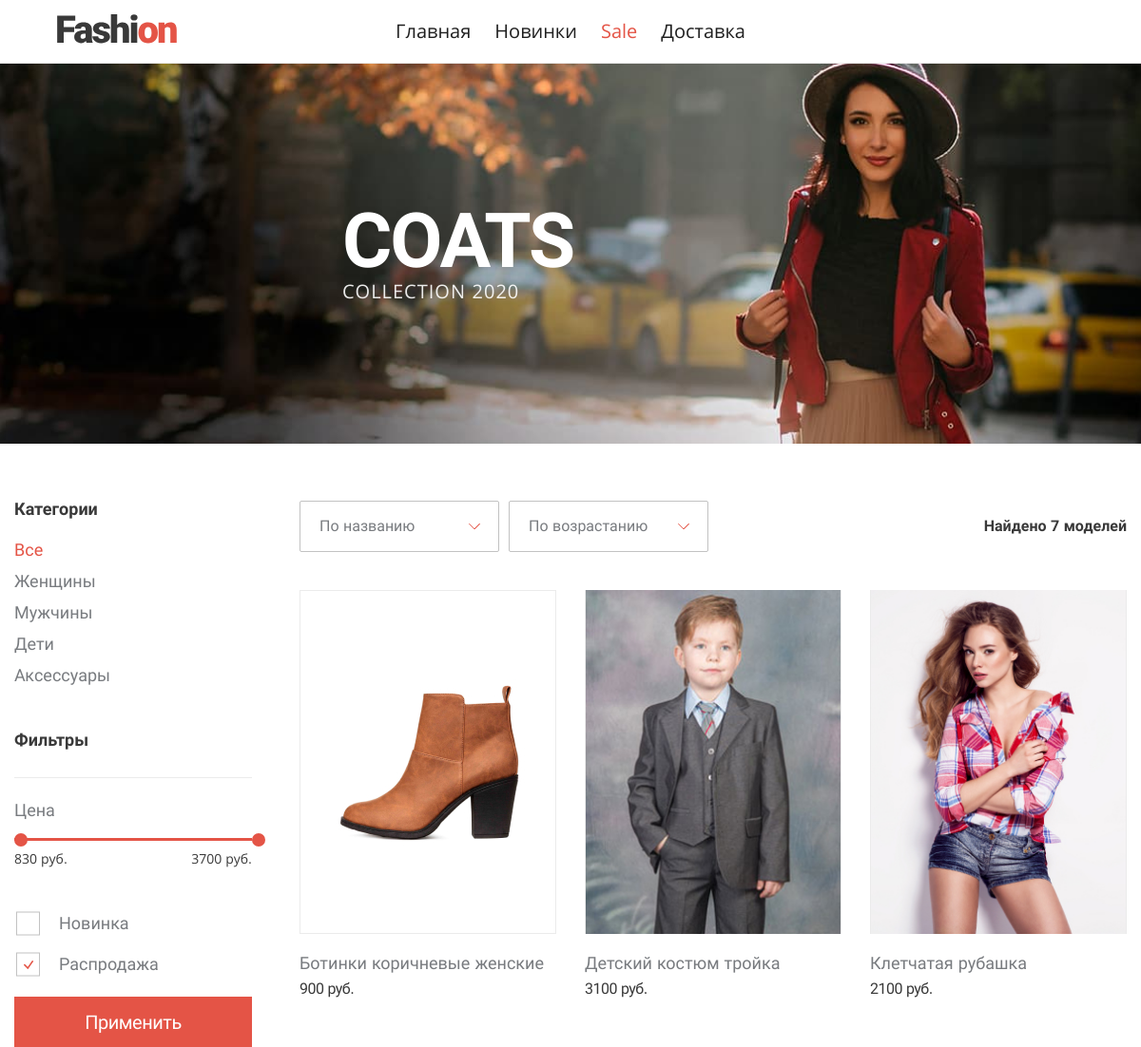
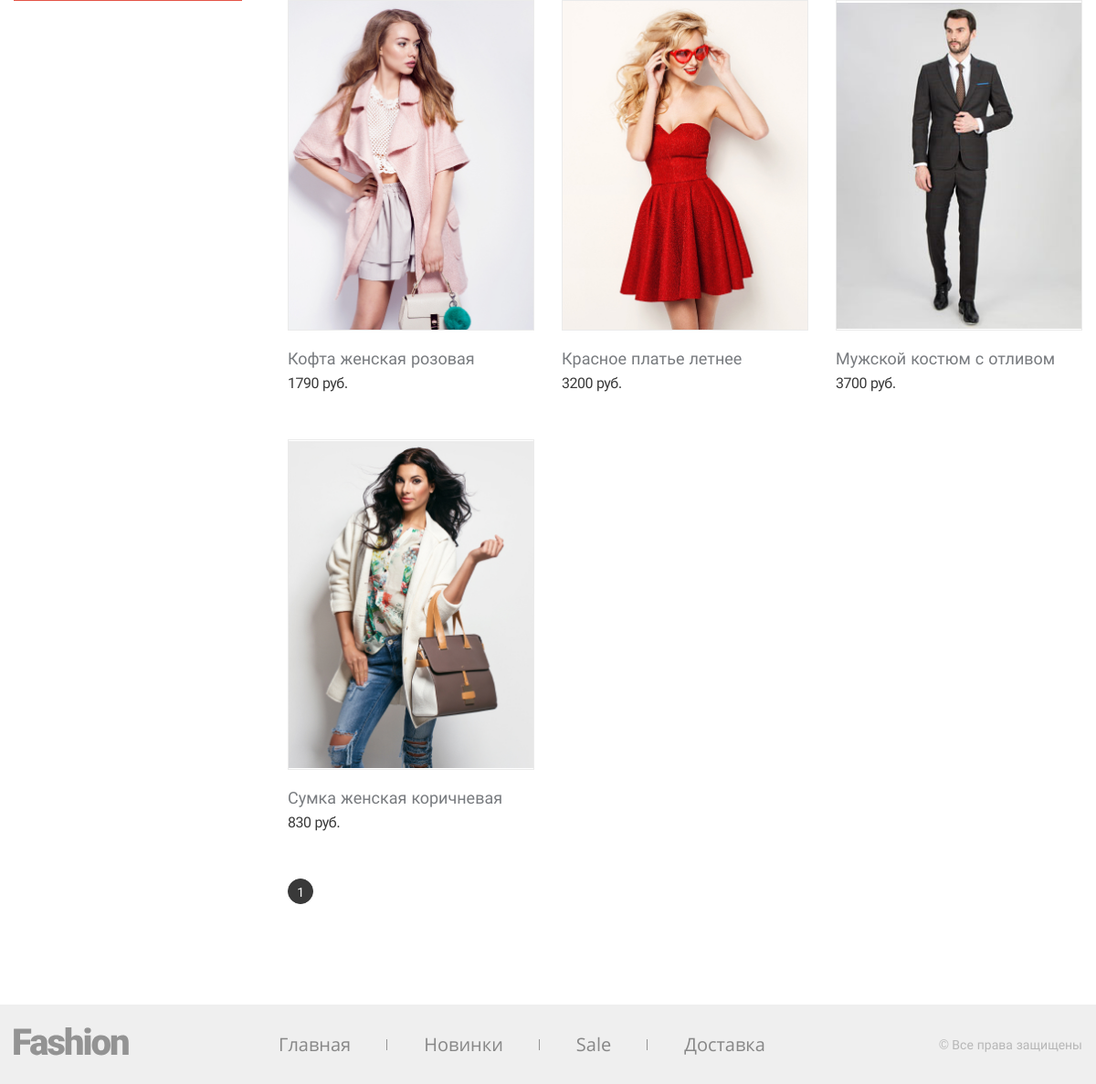
The app's page /?sale=on with its own data (2 pictures, top to bottom).
### tables this page shows
CREATE TABLE `categories` (
  `category_id` int(10) UNSIGNED NOT NULL,
  `title` varchar(256) NOT NULL,
  `slug` varchar(256) NOT NULL
);

CREATE TABLE `products` (
  `product_id` int(10) UNSIGNED NOT NULL,
  `image` varchar(64) NOT NULL,
  `title` varchar(256) NOT NULL,
  `price` int(11) NOT NULL,
  `sale` tinyint(1) NOT NULL DEFAULT 0,
  `new` tinyint(1) NOT NULL DEFAULT 0
);

### core/render.php (called while the page is built, shortened)
<?php
function render(string $path, array $vars = []) : string
{
    $systemTemplateRenererIntoFullPath = $_SERVER['DOCUMENT_ROOT'] . "/views/{$path}.php";
    extract($vars);
    include $systemTemplateRenererIntoFullPath;
    return ob_get_clean();
}

### bootstrap.php (called while the page is built)
<?php
include_once $_SERVER['DOCUMENT_ROOT'] . '/core/bd.php';
include_once $_SERVER['DOCUMENT_ROOT'] . '/core/render.php';
include_once $_SERVER['DOCUMENT_ROOT'] . '/core/router.php';

### index.php (called while the page is built, shortened)
<?php
include_once $_SERVER['DOCUMENT_ROOT'] . '/bootstrap.php';

### core/bd.php (called while the page is built, shortened)
<?php
function dbInstance() : PDO
{
    static $db;
    if ($db === null) {
        $db = new PDO (
            sprintf('mysql:host=%s; dbname=%s', DB_HOST, DB_NAME),
            DB_USER,
            DB_PASSWORD,
            [PDO::ATTR_DEFAULT_FETCH_MODE => PDO::FETCH_ASSOC]
        );
        $db->exec('SET NAMES UTF8');
    }
    return $db;
}
function dbQuery(string $sql, array $params = []) : PDOStatement
{
    $db = dbInstance();
    $query = $db->prepare($sql);
    $query->execute($params);
    return $query;
}
function dbCheckError(PDOStatement $query) : bool
{
    $errInfo = $query->errorInfo();
    return true;
}

### models/categories.php (called while the page is built)
<?php
function getAllCategories() : array
{
    $sql = 'SELECT * FROM categories';
    $query = dbQuery($sql);
    return $query->fetchAll() ?? [];
}

### models/products.php (called while the page is built, shortened)
<?php
function prepareFiltersVariable(array $filters) : array
{
    return [
        'sale' => isset($filters['sale']),
        'new' => isset($filters['new']),
        'sort' => isset($filters['sort']) && $filters['sort'] == 'price' ? 'price' : 'title',
        'order' => isset($filters['order']) && $filters['order'] == 'desc' ? SORT_DESC : SORT_ASC,
        'minPrice' => isset($filters['min_price']) ? (int) $filters['min_price'] : 0,
        'maxPrice' => isset($filters['max_price']) ? (int) $filters['max_price'] : PHP_INT_MAX,
    ];
}
function getFilteredProducts($request = []) : array
{
    $result = [
        'count' => 0,
        'currentPage' => $request['page'],
        'category' => $request['category'],
        'minPrice' => 0,
        'maxPrice' => 0,
        'items' => [],
    ];
    $params = [];
    $sql = 'SELECT *, products.title AS title FROM products';
    if ($request['category'] !== 'all') {
        $sql .= ' LEFT JOIN product_category ON products.product_id = product_category.product_id
            LEFT JOIN categories ON categories.category_id = product_category.category_id
            WHERE categories.slug = :slug';
        $params['slug'] = $request['category'];
    } else {
        $sql .= ' WHERE true';
    }
    $sql .= isset($request['filters']['new']) && $request['filters']['new'] ? " AND new = 1" : '';
    $sql .= isset($request['filters']['sale']) && $request['filters']['sale'] ? " AND sale = 1" : '';
    $result['maxPrice'] = getMaxPrice($sql, $params);
    $result['minPrice'] = getMinPrice($sql, $params);
    if (isset($request['filters']['minPrice']) && isset($request['filters']['maxPrice'])) {
        $sql .= ' AND (price >= :minPrice AND price <= :maxPrice)';
        $params['minPrice'] = $request['filters']['minPrice'];
        $params['maxPrice'] = $request['filters']['maxPrice'];
    }
    $result['count'] = getProductsCount($sql, $params);
    if (isset($request['filters']['sort'])) {
        $sql .= $request['filters']['sort'] == 'title' ? ' ORDER BY products.title' : ' ORDER BY price';
        $sql .= $request['filters']['order'] == SORT_ASC ? ' ASC' : ' DESC';
    }
    $firstLimit = ($request['page'] - 1) * PRODUCTS_ON_PAGE;
    $sql .= " LIMIT {$firstLimit}, " . PRODUCTS_ON_PAGE;
    $query = dbQuery($sql, $params);
    $result['items'] = $query->fetchAll() ?? [];
    return $result;
}
function getMaxPrice(string $sql, $params = []) : int
{
    $sql = str_replace(
        'SELECT *, products.title AS title',
        'SELECT MAX(price) AS max',
        $sql
    );
    $query = dbQuery($sql, $params);
    return $query->fetch()['max'] ?? 0;
}
function getMinPrice(string $sql, $params = []) : int
{
    $sql = str_replace(
        'SELECT *, products.title AS title',
        'SELECT MIN(price) AS min',
        $sql
    );
    $query = dbQuery($sql, $params);
    return $query->fetch()['min'] ?? 0;
}
function getProductsCount(string $sql, $params = []) : int
{
    $sql = str_replace(
        'SELECT *, products.title AS title',
        'SELECT COUNT(*) AS count',
        $sql
    );
    $query = dbQuery($sql, $params);
    return $query->fetch()['count'];
}

### core/helpers.php (called while the page is built, shortened)
<?php
function correctNumberName(int $num, string $first, string $second, string $third) : string
{
    if ($num % 10 == 1 && ($num % 100 != 11)) {
        return $first;
    } else if (
                ($num % 10 >= 2 && $num % 10 < 5) &&
                !($num % 100 >= 12 && $num % 100 < 15)
            ) {
        return $second;
    } else {
        return $third;
    }
}

### views/v_catalog.php (the view, shortened to what this page needs)
<?php include_once $_SERVER['DOCUMENT_ROOT'] . '/core/helpers.php'; ?>
<main class="shop-page">
  <header class="intro">
    <div class="intro__wrapper">
      <h1 class=" intro__title">COATS</h1>
      <p class="intro__info">Collection 2020</p>
    </div>
  </header>
  <section class="shop container">
    <?= $filters ?>
    <div class="shop__wrapper">
      <section class="shop__sorting">
        <div class="shop__sorting-item custom-form__select-wrapper">
          <select class="custom-form__select" name="sort">
            <option value="title"
              <?= isset($request['filters']) && $request['filters']['sort'] == 'title' ? 'selected' : '' ?>>
              По названию
            </option>
          </select>
        </div>
        <div class="shop__sorting-item custom-form__select-wrapper">
          <select class="custom-form__select" name="order">
            <option value="asc"
              <?= isset($request['filters']) && $request['filters']['order'] == SORT_ASC ? 'selected' : '' ?>>
              По возрастанию
            </option>
          </select>
        </div>
        <p class="shop__sorting-res">Найдено
          <span class="res-sort"><?= $products['count'] ?></span>
          <?= correctNumberName($products['count'], 'модель', 'модели', 'моделей') ?>
        </p>
      </section>
      <section class="shop__list">
        <?php foreach ($products['items'] as $product) : ?>
          <article class="shop__item product" tabindex="0" data-id=<?= $product['product_id']; ?>>
            <div class="product__image">
              <img src="<?= IMGS_STORAGE . $product['image'] ?>" alt="<?= $product['title'] ?>">
            </div>
            <p class="product__name" style="max-width: 260px; "><?= $product['title'] ?></p>
            <span class="product__price"><?= $product['price'] ?> руб.</span>
          </article>
        <?php endforeach; ?>
      </section>
      <?= $pagination ?>
    </div>
  </section>
</main>

### views/parts/v_filters.php (shortened to what this page needs)
<section class="shop__filter filter">
  <form method="GET" action="<?= "/catalog/{$currentCategorySlug}/" ?>">
  <div class="filter__wrapper">
    <b class="filter__title">Категории</b>
    <ul class="filter__list">
      <li>
        <a class="filter__list-item
          <?= $currentCategorySlug == 'all' ? 'active' : '' ?>"
          href="/catalog/all/">Все</a>
      </li>
      <?php foreach ($categories as $cat) : ?>
        <li>
          <a class="filter__list-item
            <?= $currentCategorySlug == $cat['slug'] ? 'active' : '' ?>"
            href="/catalog/<?= $cat['slug'] ?>/">
            <?= $cat['title'] ?>
          </a>
        </li>
      <?php endforeach; ?>
    </ul>
  </div>
    <div class="filter__wrapper">
      <b class="filter__title">Фильтры</b>
      <div class="filter__range range">
        <span class="range__info">Цена</span>
        <div class="range__line" aria-label="Range Line"></div>
        <div class="range__res">
          <span class="range__res-item min-price" data-price="<?= $products['minPrice'] ?>">
            <?= $request['filters']['minPrice'] ?? $products['minPrice'] ?> руб.
          </span>
          <span class="range__res-item max-price" data-price="<?= $products['maxPrice'] ?>">
            <?= $request['filters']['maxPrice'] ?? $products['maxPrice'] ?> руб.
          </span>
        </div>
      </div>
    </div>
    <fieldset class="custom-form__group">
      <label for="new" class="custom-form__checkbox-label custom-form__info" style="display: block;">Новинка</label>
      <label for="sale" class="custom-form__checkbox-label custom-form__info" style="display: block;">Распродажа</label>
    </fieldset>
    <button class="button" type="submit" style="width: 100%" name="filters" value="change">Применить</button>
  </form>
</section>

### records on screen
categories: title "Женщины"
categories: title "Мужчины"
categories: title "Дети"
categories: title "Аксессуары"
products: image (picture), title "Ботинки коричневые женские", price "900"
products: image (picture), title "Детский костюм тройка", price "3100"
products: image (picture), title "Клетчатая рубашка", price "2100"
products: image (picture), title "Кофта женская розовая", price "1790"
products: image (picture), title "Красное платье летнее", price "3200"
products: image (picture), title "Мужской костюм с отливом", price "3700"
products: image (picture), title "Сумка женская коричневая", price "830"

### other values on screen
$request['filters']['minPrice'] "830"
$request['filters']['maxPrice'] "3700"
$products['count'] "7"
correctNumberName($products['count'], 'модель', 'модели', 'моделей') "моделей"
